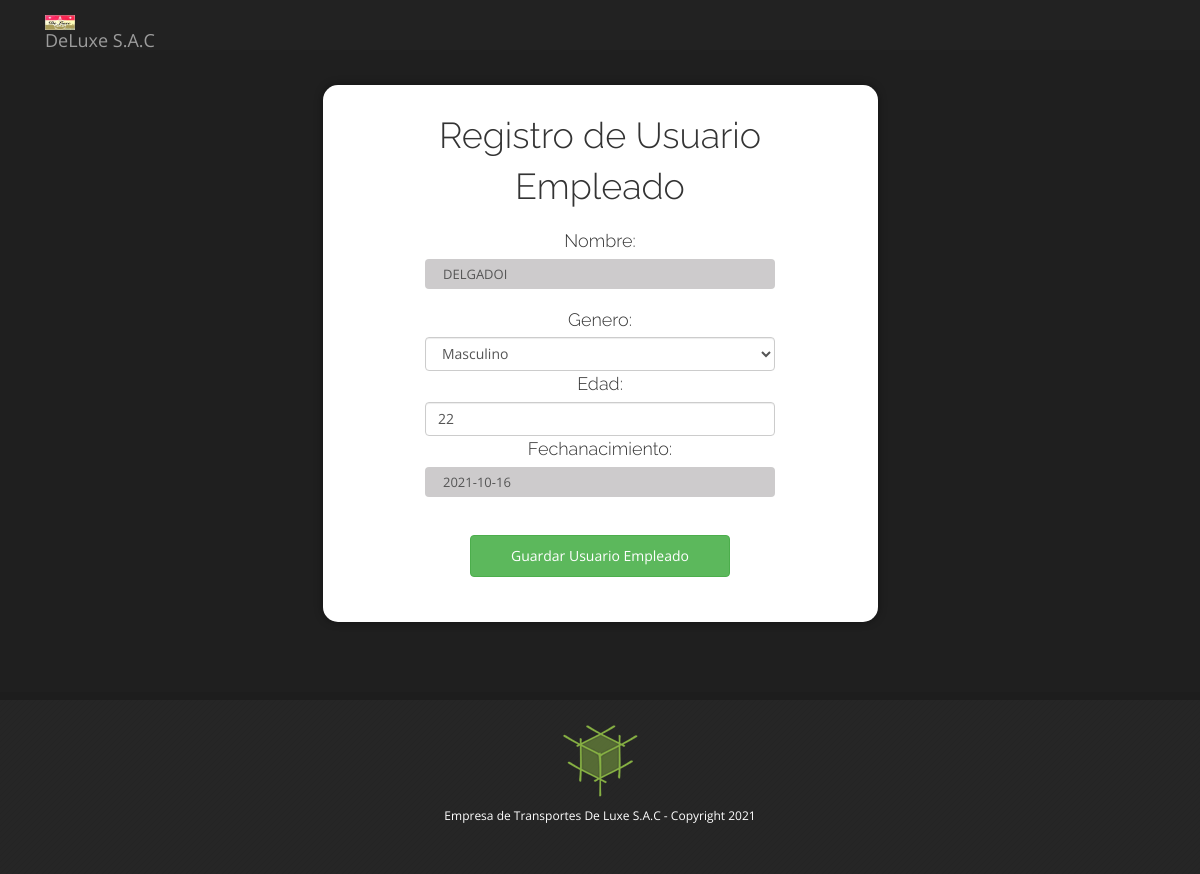
The page /updateEmpleado/9/ (signed in) on the database its author committed.
### deluxeapp/models.py (models this page shows, shortened)
class Empleado(models.Model):
    Empleado_genero = [
        (1, 'Femenino'),
        (2, 'Masculino')
    ]
    user = models.OneToOneField(User,null=True, on_delete=models.CASCADE)
    nombre = models.CharField(max_length=50)
    genero = models.IntegerField(null=True, blank=False, choices=Empleado_genero)
    edad = models.PositiveIntegerField(null=True, validators=[MinValueValidator(1), MaxValueValidator(100)])
    fechanacimiento = models.DateField(null=True)

### deluxeapp/decorators.py (the view)
        def wrapper_func(request, *args, **kwargs):
            group = None
            if request.user.groups.exists():
                group = request.user.groups.all()[0].name
            if group in allowed_roles:
                return view_func(request, *args, **kwargs)
            else:
                return HttpResponse("No estas autorizado a visualizar esta página")

### deluxeapp/forms.py
class EmpleadoForm(forms.ModelForm):
    class Meta:
        model = Empleado
        fields = ['nombre', 'genero', 'edad', 'fechanacimiento']
    def __init__(self, *args, **kwargs):
        super().__init__(*args, **kwargs)
        self.fields['nombre'].widget.attrs.update({
            'class': 'form-control',
        })
        self.fields['genero'].widget.attrs.update({
            'class': 'form-control',
        })
        self.fields['edad'].widget.attrs.update({
            'class': 'form-control',
        })
        self.fields['fechanacimiento'].widget.attrs.update({
            'class': 'form-control',
        })

### deluxeapp/views.py (called while the page is built)
@login_required(login_url='login')
@allowed_users(allowed_roles=['empleado','admin'])
def updateEmpleado(request, id):
    empleados=Empleado.objects.get(id=id)
    form=EmpleadoForm(request.POST or None, instance=empleados)
    if form.is_valid():
        form.save()
        return redirect('tables')
    return render(request, 'administrador/editEmpleado.html',{'form': form, 'empleado':empleados})

### templates/administrador/editEmpleado.html (shortened to what this page needs)
{% load static %}
<!doctype html>
<html><head>
    <link rel="stylesheet" type="text/css" href="{% static 'bootstrap/css/bootstrap.min.css' %}" />
    <link href="{% static 'css/main.css' %}" rel="stylesheet">
    <link href="{% static 'css/font-style.css' %}" rel="stylesheet">
    <link href="{% static 'css/register.css' %}" rel="stylesheet">
  <link rel="stylesheet" href="https://cdnjs.cloudflare.com/ajax/libs/datepicker/0.6.5/datepicker.min.css" />
	</head>
  <body>
    <div class="navbar-nav navbar-inverse navbar-fixed-top">
        <div class="container">
        <div class="navbar-header">
          <a class="navbar-brand" href="{% url 'index' %}"><img src="{% static 'images/deluxe.jpg' %}" height="15" alt=""> DeLuxe S.A.C</a>
        </div>
          <div class="navbar-collapse collapse">
          </div>
        </div>
    </div>
    <div class="container">
        <div class="row">
        	<div class="col-lg-offset-3 col-lg-6" style="text-align: center;">
        		<div id="register-wraper">
        		    <form id="register-form" class="form" method="post" action="">
        		        <legend>Registro de Usuario Empleado</legend>
        		        <div class="body">
    		        		{{ form }}
        		        </div>
                    <br>
        		        <div class="footer">
        		            <button type="submit" class="btn btn-success">Guardar Usuario Empleado</button>
        		        </div><br>
        		    </form>
        		</div>
        	</div>
        </div>
    </div>
	<div id="footerwrap">
      	<div class="container">
      		<div class="row">
      			<div class="col-sm-12 col-lg-12">
      			<p><img src="{% static 'images/logo.png' %}" alt=""></p>
      			<p>Empresa de Transportes De Luxe S.A.C - Copyright 2021</p>
      			</div>
      		</div>
      	</div>
	</div>
</body></html>

### static/css/main.css (style rules this page uses)
input[type=text], textarea { background: #cdcbcc; font-size: 13px; display: block; width: 100%; border: none; box-shadow: none; height: 30px; line-height: 18px; padding: 0; text-indent: 18px; margin: 0 0 18px; }
a { color: #b2c831; text-decoration: none; }
#footerwrap { width: 100%; background:#262626; background-image:url('../images/sep-half.png'); padding-top:25px; padding-bottom: 40px; border-top-style: solid; border-top-width:8px; border-top-color:#1d1d1d; text-align:center }
#footerwrap p { color:white; font-size:12px; }

### static/css/register.css (style rules this page uses)
#register-form { margin: 0 auto; width: 350px; }
#register-form legend { margin-bottom: 15px; border-bottom: none; }
#register-form .body { overflow-y: auto; height: auto; }
#register-form .btn { padding: 10px 40px; background-image: none; box-shadow: none; }
#register-form legend { font-family: 'Raleway', sans-serif; font-size: 36px; font-weight: 300; color: #333333; -webkit-font-smoothing: subpixel-antialiased; }
#register-form label { font-family: 'Raleway', sans-serif; font-size: 18px; color: #333333; font-weight: 300; }
@media (min-width: 979px) { body { padding-top: 80px; } }

### templates/administrador/editEmpleado.html (style rules this page uses)
body { padding-top: 60px; }

### rows shown on the page
Empleado: nombre "DELGADOI", genero "Masculino", edad "22", fechanacimiento "2021-10-16"
